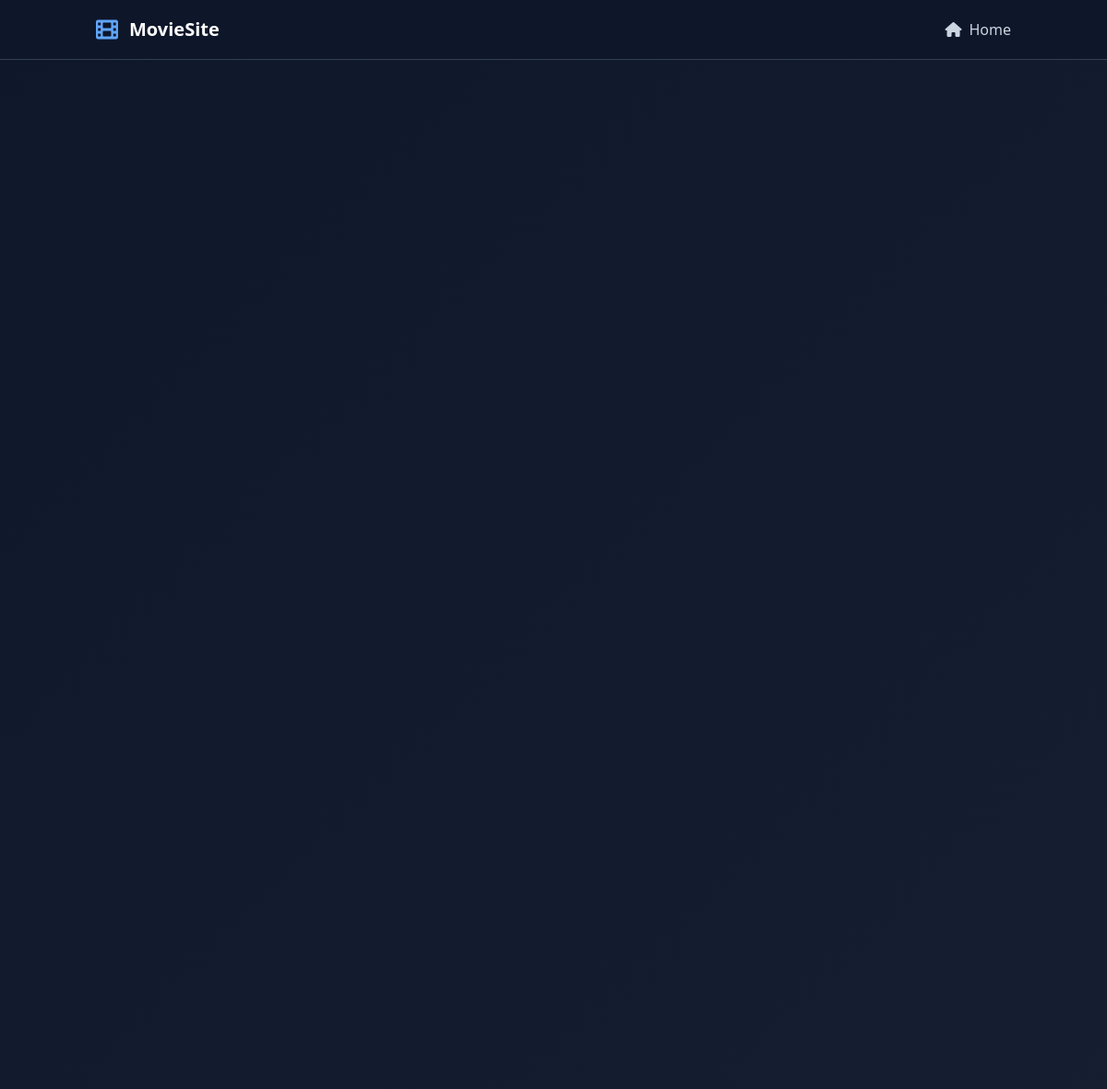
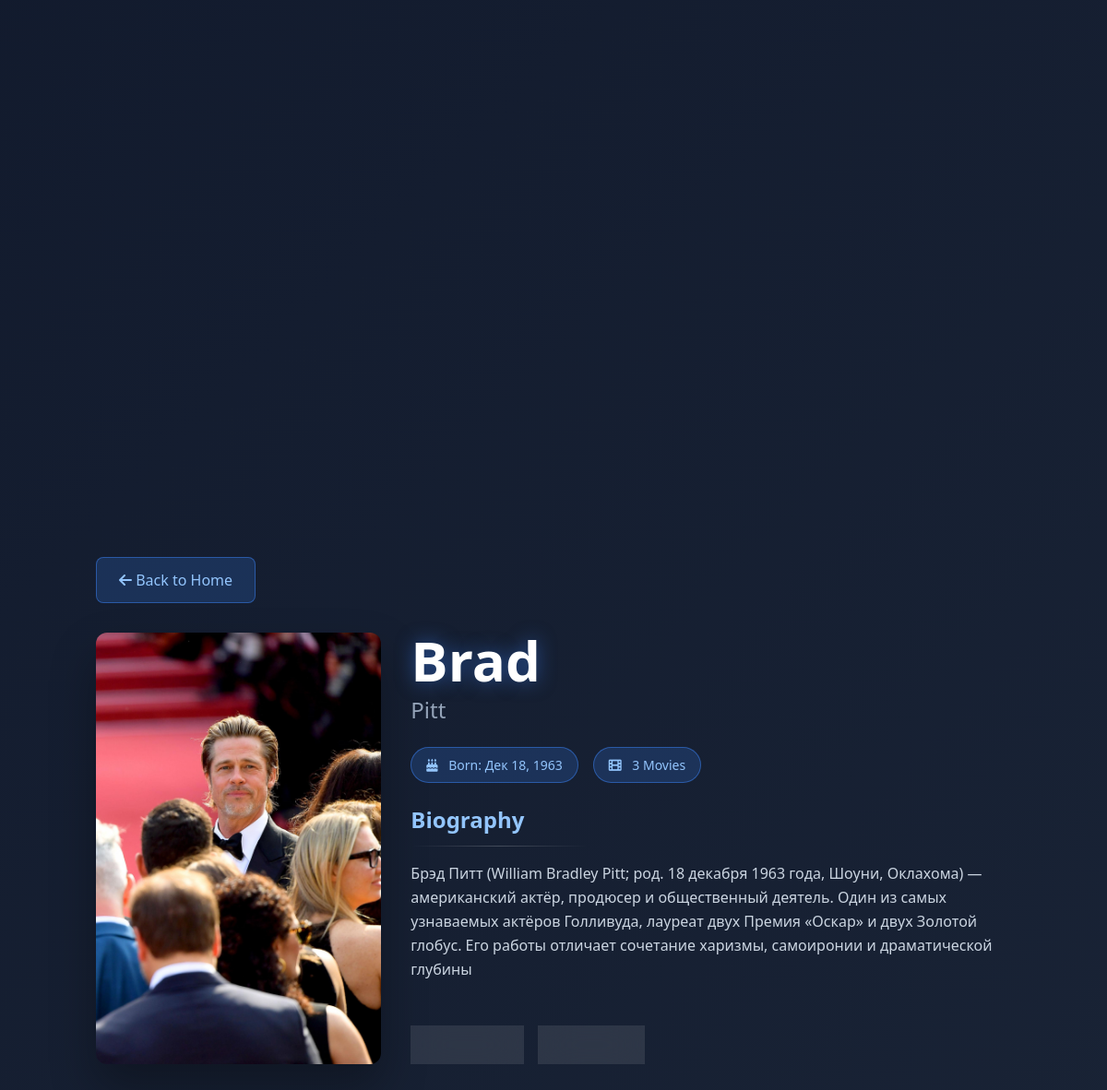
Page /actor/brad-pitt/ on the committed database (2 pictures, top to bottom).
### movie_app/models.py (models this page shows, shortened)
class Actors(models.Model):
    name=models.CharField(max_length=50)
    surname=models.CharField(max_length=50)
    bio=models.TextField()
    birth_date=models.DateField()
    image=models.ImageField(upload_to='actors/',blank=True,null=True)
    slug=models.SlugField(unique=True, blank=True, null=True)

### movie_app/views.py (the view)
# urls.py: path('actor/<slug:slug>/', actor_detail, name='actor_detail'),
def actor_detail(request, slug):
    actor = get_object_or_404(Actors, slug=slug)
    movies = actor.movie_set.all()
    return render(request, 'actor_detail.html', {
        'actor': actor,
        'movies': movies
    })

### templates/actor_detail.html (shortened to what this page needs)
<!DOCTYPE html>
<html lang="en">
<head>
    <script src="https://cdn.tailwindcss.com"></script>
    <link href="https://cdnjs.cloudflare.com/ajax/libs/font-awesome/6.0.0/css/all.min.css" rel="stylesheet">
</head>
<body class="bg-slate-900 text-white overflow-x-hidden">
    <nav class="fixed top-0 w-full z-50 bg-slate-900/90 backdrop-blur-md border-b border-slate-700">
        <div class="container mx-auto px-4 py-4">
            <div class="flex items-center justify-between">
                <a href="{% url 'home' %}" class="flex items-center space-x-3 hover:opacity-80 transition-opacity">
                    <i class="fas fa-film text-2xl text-blue-400"></i>
                    <span class="text-xl font-bold">MovieSite</span>
                </a>
                <div class="flex items-center space-x-4">
                    <a href="{% url 'home' %}" class="text-slate-300 hover:text-white transition-colors">
                        <i class="fas fa-home mr-2"></i>Home
                    </a>
                </div>
            </div>
        </div>
    </nav>
    <section class="hero-background min-h-screen flex items-center pt-20 pb-16">
        <div class="container mx-auto px-4">
            <a href="{% url 'home' %}" class="back-button mb-8 block w-fit">
                <i class="fas fa-arrow-left"></i>
                <span>Back to Home</span>
            </a>
            <div class="grid lg:grid-cols-3 gap-8">
                <div class="lg:col-span-1 flex justify-center lg:justify-start">
                    <div class="actor-image-container max-w-xs w-full">
                        {% if actor.image %}
                            <img src="{{ actor.image.url }}"
                                 alt="{{ actor.name }} {{ actor.surname }}"
                                 class="actor-image">
                        {% endif %}
                    </div>
                </div>
                <div class="lg:col-span-2">
                    <div class="space-y-6">
                        <div>
                            <h1 class="text-5xl lg:text-6xl font-bold text-glow mb-2">
                                {{ actor.name }}
                            </h1>
                            <p class="text-2xl text-slate-400">
                                {{ actor.surname }}
                            </p>
                        </div>
                        <div class="flex flex-wrap items-center gap-4">
                            {% if actor.birth_date %}
                                <div class="badge">
                                    <i class="fas fa-birthday-cake mr-2"></i>
                                    Born: {{ actor.birth_date|date:"M d, Y" }}
                                </div>
                            {% endif %}
                            {% if movies %}
                                <div class="badge">
                                    <i class="fas fa-film mr-2"></i>
                                    {{ movies.count }} Movie{{ movies.count|pluralize }}
                                </div>
                            {% endif %}
                        </div>
                        <div class="space-y-4">
                            <div>
                                <h2 class="text-2xl font-bold mb-3 text-blue-300">Biography</h2>
                                <div class="section-divider max-w-48 mb-4"></div>
                                <p class="bio-text leading-relaxed">
                                    {{ actor.bio }}
                                </p>
                            </div>
                        </div>
                        <div class="flex gap-4 pt-6">
                            <button class="glass-effect px-6 py-2 rounded-lg flex items-center gap-2 hover:bg-white/20 transition-all">
                                <i class="fab fa-twitter"></i>
                                <span>Follow</span>
                            </button>
                            <button class="glass-effect px-6 py-2 rounded-lg flex items-center gap-2 hover:bg-white/20 transition-all">
                                <i class="fas fa-share-alt"></i>
                                <span>Share</span>
                            </button>
                        </div>
                    </div>
                </div>
            </div>
        </div>
    </section>
</body>
</html>

### templates/actor_detail.html (style rules this page uses)
.hero-background { background: linear-gradient(135deg, rgba(15, 23, 42, 0.95) 0%, rgba(30, 41, 59, 0.95) 100%); }
.glass-effect { backdrop-filter: blur(20px); background: rgba(255, 255, 255, 0.1); border: 1px solid rgba(255, 255, 255, 0.2); }
.actor-image-container { aspect-ratio: 3/4; overflow: hidden; border-radius: 12px; box-shadow: 0 25px 50px rgba(0, 0, 0, 0.3); }
.actor-image { width: 100%; height: 100%; object-fit: cover; object-position: center; }
.text-glow { text-shadow: 0 0 20px rgba(59, 130, 246, 0.5); }
.section-divider { height: 1px; background: linear-gradient(90deg, transparent 0%, rgba(255, 255, 255, 0.2) 50%, transparent 100%); }
.back-button { display: inline-flex; align-items: center; gap: 0.5rem; padding: 0.75rem 1.5rem; background: rgba(59, 130, 246, 0.2); border: 1px solid rgba(59, 130, 246, 0.5); border-radius: 8px; color: #93c5fd; transition: all 0.3s ease; }
.badge { display: inline-block; background: rgba(59, 130, 246, 0.2); border: 1px solid rgba(59, 130, 246, 0.5); padding: 0.5rem 1rem; border-radius: 20px; font-size: 0.875rem; color: #93c5fd; }
.bio-text { line-height: 1.8; color: #cbd5e1; }

### rows in the picture
Actors: image (picture), name "Brad", surname "Pitt", birth_date "Дек 18, 1963", bio "Брэд Питт (William Bradley Pitt; род. 18 декабря 1963 года, Шоуни, Оклахома) — американский актёр, продюсер и общественный деятель. Один из самых узнаваемых актёров Голливуда, лауреат двух Премия «Оскар» и двух Золотой глобус. Его работы отличает сочетание харизмы, самоиронии и драматической глубины"

### other values in the picture
{{ movies.count }} "3"
